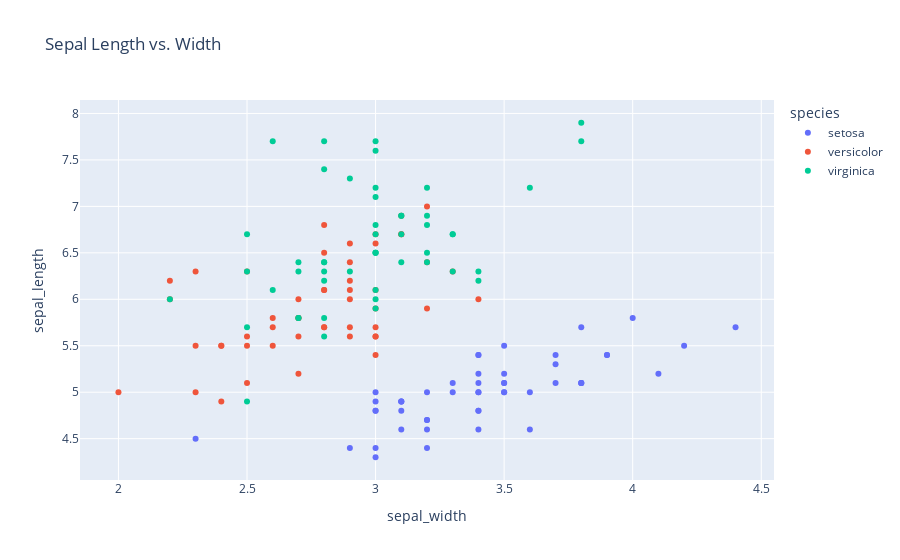

Notebook code cell kept with this figure:
### Markdown cell above
#### Scatter Plot

### Code cell
fig = px.scatter(df, x="sepal_width", y="sepal_length", color="species",
                 title="Sepal Length vs. Width")
fig.show()

### Figure 1 — Plotly figure (JSON) as saved in the notebook; plotly's stock layout.template omitted (floating-point values rounded to 4 significant figures)
{"data": [{"hovertemplate": "species=setosa<br>sepal_width=%{x}<br>sepal_length=%{y}<extra></extra>", "legendgroup": "setosa", "marker": {"color": "#636efa", "symbol": "circle"}, "mode": "markers", "name": "setosa", "orientation": "v", "showlegend": true, "type": "scatter", "x": [3.5, 3.0, 3.2, 3.1, 3.6, 3.9, 3.4, 3.4, 2.9, 3.1, 3.7, 3.4, 3.0, 3.0, 4.0, 4.4, 3.9, 3.5, 3.8, 3.8, 3.4, 3.7, 3.6, 3.3, 3.4, 3.0, 3.4, 3.5, 3.4, 3.2, 3.1, 3.4, 4.1, 4.2, 3.1, 3.2, 3.5, 3.1, 3.0, 3.4, 3.5, 2.3, 3.2, 3.5, 3.8, 3.0, 3.8, 3.2, 3.7, 3.3], "xaxis": "x", "y": [5.1, 4.9, 4.7, 4.6, 5.0, 5.4, 4.6, 5.0, 4.4, 4.9, 5.4, 4.8, 4.8, 4.3, 5.8, 5.7, 5.4, 5.1, 5.7, 5.1, 5.4, 5.1, 4.6, 5.1, 4.8, 5.0, 5.0, 5.2, 5.2, 4.7, 4.8, 5.4, 5.2, 5.5, 4.9, 5.0, 5.5, 4.9, 4.4, 5.1, 5.0, 4.5, 4.4, 5.0, 5.1, 4.8, 5.1, 4.6, 5.3, 5.0], "yaxis": "y"}, {"hovertemplate": "species=versicolor<br>sepal_width=%{x}<br>sepal_length=%{y}<extra></extra>", "legendgroup": "versicolor", "marker": {"color": "#EF553B", "symbol": "circle"}, "mode": "markers", "name": "versicolor", "orientation": "v", "showlegend": true, "type": "scatter", "x": [3.2, 3.2, 3.1, 2.3, 2.8, 2.8, 3.3, 2.4, 2.9, 2.7, 2.0, 3.0, 2.2, 2.9, 2.9, 3.1, 3.0, 2.7, 2.2, 2.5, 3.2, 2.8, 2.5, 2.8, 2.9, 3.0, 2.8, 3.0, 2.9, 2.6, 2.4, 2.4, 2.7, 2.7, 3.0, 3.4, 3.1, 2.3, 3.0, 2.5, 2.6, 3.0, 2.6, 2.3, 2.7, 3.0, 2.9, 2.9, 2.5, 2.8], "xaxis": "x", "y": [7.0, 6.4, 6.9, 5.5, 6.5, 5.7, 6.3, 4.9, 6.6, 5.2, 5.0, 5.9, 6.0, 6.1, 5.6, 6.7, 5.6, 5.8, 6.2, 5.6, 5.9, 6.1, 6.3, 6.1, 6.4, 6.6, 6.8, 6.7, 6.0, 5.7, 5.5, 5.5, 5.8, 6.0, 5.4, 6.0, 6.7, 6.3, 5.6, 5.5, 5.5, 6.1, 5.8, 5.0, 5.6, 5.7, 5.7, 6.2, 5.1, 5.7], "yaxis": "y"}, {"hovertemplate": "species=virginica<br>sepal_width=%{x}<br>sepal_length=%{y}<extra></extra>", "legendgroup": "virginica", "marker": {"color": "#00cc96", "symbol": "circle"}, "mode": "markers", "name": "virginica", "orientation": "v", "showlegend": true, "type": "scatter", "x": [3.3, 2.7, 3.0, 2.9, 3.0, 3.0, 2.5, 2.9, 2.5, 3.6, 3.2, 2.7, 3.0, 2.5, 2.8, 3.2, 3.0, 3.8, 2.6, 2.2, 3.2, 2.8, 2.8, 2.7, 3.3, 3.2, 2.8, 3.0, 2.8, 3.0, 2.8, 3.8, 2.8, 2.8, 2.6, 3.0, 3.4, 3.1, 3.0, 3.1, 3.1, 3.1, 2.7, 3.2, 3.3, 3.0, 2.5, 3.0, 3.4, 3.0], "xaxis": "x", "y": [6.3, 5.8, 7.1, 6.3, 6.5, 7.6, 4.9, 7.3, 6.7, 7.2, 6.5, 6.4, 6.8, 5.7, 5.8, 6.4, 6.5, 7.7, 7.7, 6.0, 6.9, 5.6, 7.7, 6.3, 6.7, 7.2, 6.2, 6.1, 6.4, 7.2, 7.4, 7.9, 6.4, 6.3, 6.1, 7.7, 6.3, 6.4, 6.0, 6.9, 6.7, 6.9, 5.8, 6.8, 6.7, 6.7, 6.3, 6.5, 6.2, 5.9], "yaxis": "y"}], "layout": {"legend": {"title": {"text": "species"}, "tracegroupgap": 0}, "title": {"text": "Sepal Length vs. Width"}, "xaxis": {"anchor": "y", "domain": [0, 1], "title": {"text": "sepal_width"}}, "yaxis": {"anchor": "x", "domain": [0, 1], "title": {"text": "sepal_length"}}}}
